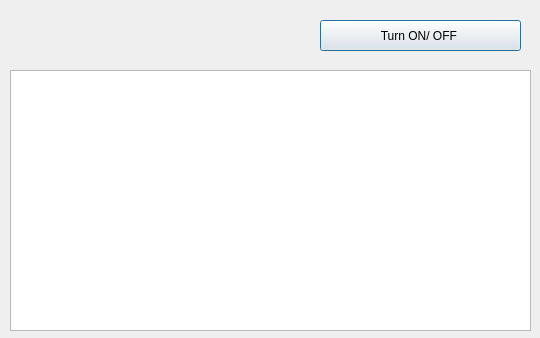
<?xml version="1.0" encoding="UTF-8"?>
<ui version="4.0">
 <class>tesQProcess</class>
 <widget class="QDialog" name="tesQProcess">
  <property name="geometry">
   <rect>
    <x>0</x>
    <y>0</y>
    <width>540</width>
    <height>338</height>
   </rect>
  </property>
  <property name="windowTitle">
   <string>QILP - Qt interface for launchpad</string>
  </property>
  <widget class="QPushButton" name="btnProcess">
   <property name="geometry">
    <rect>
     <x>320</x>
     <y>20</y>
     <width>201</width>
     <height>31</height>
    </rect>
   </property>
   <property name="text">
    <string>Turn ON/ OFF </string>
   </property>
  </widget>
  <widget class="QTextEdit" name="txtReport">
   <property name="geometry">
    <rect>
     <x>10</x>
     <y>70</y>
     <width>521</width>
     <height>261</height>
    </rect>
   </property>
  </widget>
  <widget class="QLabel" name="label_pix">
   <property name="geometry">
    <rect>
     <x>10</x>
     <y>0</y>
     <width>311</width>
     <height>71</height>
    </rect>
   </property>
   <property name="text">
    <string/>
   </property>
   <property name="pixmap">
    <pixmap>logo.png</pixmap>
   </property>
  </widget>
 </widget>
 <layoutdefault spacing="6" margin="11"/>
 <resources/>
 <connections/>
</ui>
